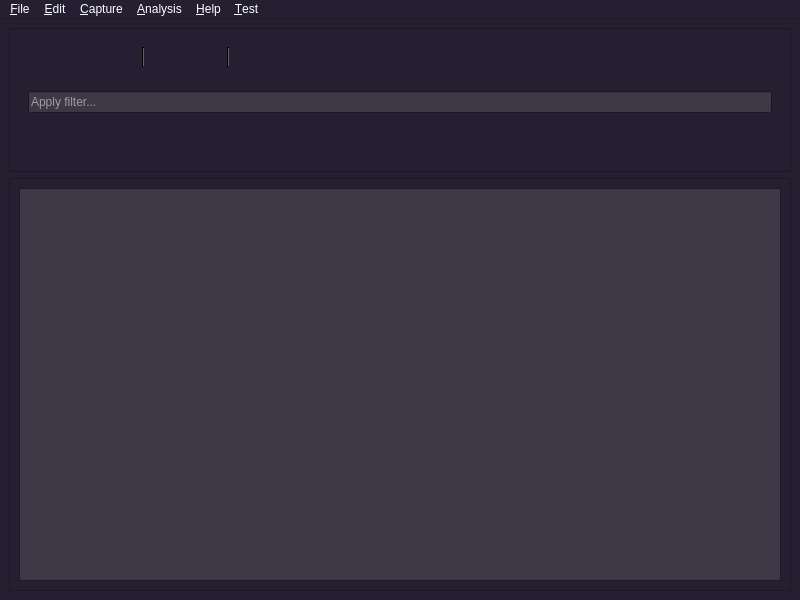
<?xml version="1.0" encoding="UTF-8"?>
<ui version="4.0">
 <class>MainWindow</class>
 <widget class="QMainWindow" name="MainWindow">
  <property name="geometry">
   <rect>
    <x>0</x>
    <y>0</y>
    <width>800</width>
    <height>600</height>
   </rect>
  </property>
  <property name="palette">
   <palette>
    <active>
     <colorrole role="WindowText">
      <brush brushstyle="SolidPattern">
       <color alpha="255">
        <red>255</red>
        <green>255</green>
        <blue>255</blue>
       </color>
      </brush>
     </colorrole>
     <colorrole role="Button">
      <brush brushstyle="SolidPattern">
       <color alpha="255">
        <red>61</red>
        <green>56</green>
        <blue>70</blue>
       </color>
      </brush>
     </colorrole>
     <colorrole role="Light">
      <brush brushstyle="SolidPattern">
       <color alpha="255">
        <red>94</red>
        <green>92</green>
        <blue>100</blue>
       </color>
      </brush>
     </colorrole>
     <colorrole role="Midlight">
      <brush brushstyle="SolidPattern">
       <color alpha="255">
        <red>61</red>
        <green>56</green>
        <blue>70</blue>
       </color>
      </brush>
     </colorrole>
     <colorrole role="Dark">
      <brush brushstyle="SolidPattern">
       <color alpha="255">
        <red>0</red>
        <green>0</green>
        <blue>0</blue>
       </color>
      </brush>
     </colorrole>
     <colorrole role="Mid">
      <brush brushstyle="SolidPattern">
       <color alpha="255">
        <red>61</red>
        <green>56</green>
        <blue>70</blue>
       </color>
      </brush>
     </colorrole>
     <colorrole role="Text">
      <brush brushstyle="SolidPattern">
       <color alpha="255">
        <red>255</red>
        <green>255</green>
        <blue>255</blue>
       </color>
      </brush>
     </colorrole>
     <colorrole role="ButtonText">
      <brush brushstyle="SolidPattern">
       <color alpha="255">
        <red>255</red>
        <green>255</green>
        <blue>255</blue>
       </color>
      </brush>
     </colorrole>
     <colorrole role="Base">
      <brush brushstyle="SolidPattern">
       <color alpha="255">
        <red>61</red>
        <green>56</green>
        <blue>70</blue>
       </color>
      </brush>
     </colorrole>
     <colorrole role="Window">
      <brush brushstyle="SolidPattern">
       <color alpha="255">
        <red>36</red>
        <green>31</green>
        <blue>49</blue>
       </color>
      </brush>
     </colorrole>
     <colorrole role="Shadow">
      <brush brushstyle="SolidPattern">
       <color alpha="255">
        <red>94</red>
        <green>92</green>
        <blue>100</blue>
       </color>
      </brush>
     </colorrole>
     <colorrole role="Highlight">
      <brush brushstyle="SolidPattern">
       <color alpha="255">
        <red>36</red>
        <green>31</green>
        <blue>49</blue>
       </color>
      </brush>
     </colorrole>
     <colorrole role="HighlightedText">
      <brush brushstyle="SolidPattern">
       <color alpha="255">
        <red>98</red>
        <green>160</green>
        <blue>234</blue>
       </color>
      </brush>
     </colorrole>
     <colorrole role="AlternateBase">
      <brush brushstyle="SolidPattern">
       <color alpha="255">
        <red>61</red>
        <green>56</green>
        <blue>70</blue>
       </color>
      </brush>
     </colorrole>
     <colorrole role="PlaceholderText">
      <brush brushstyle="SolidPattern">
       <color alpha="128">
        <red>255</red>
        <green>255</green>
        <blue>255</blue>
       </color>
      </brush>
     </colorrole>
    </active>
    <inactive>
     <colorrole role="WindowText">
      <brush brushstyle="SolidPattern">
       <color alpha="255">
        <red>255</red>
        <green>255</green>
        <blue>255</blue>
       </color>
      </brush>
     </colorrole>
     <colorrole role="Button">
      <brush brushstyle="SolidPattern">
       <color alpha="255">
        <red>61</red>
        <green>56</green>
        <blue>70</blue>
       </color>
      </brush>
     </colorrole>
     <colorrole role="Light">
      <brush brushstyle="SolidPattern">
       <color alpha="255">
        <red>94</red>
        <green>92</green>
        <blue>100</blue>
       </color>
      </brush>
     </colorrole>
     <colorrole role="Midlight">
      <brush brushstyle="SolidPattern">
       <color alpha="255">
        <red>61</red>
        <green>56</green>
        <blue>70</blue>
       </color>
      </brush>
     </colorrole>
     <colorrole role="Dark">
      <brush brushstyle="SolidPattern">
       <color alpha="255">
        <red>0</red>
        <green>0</green>
        <blue>0</blue>
       </color>
      </brush>
     </colorrole>
     <colorrole role="Mid">
      <brush brushstyle="SolidPattern">
       <color alpha="255">
        <red>61</red>
        <green>56</green>
        <blue>70</blue>
       </color>
      </brush>
     </colorrole>
     <colorrole role="Text">
      <brush brushstyle="SolidPattern">
       <color alpha="255">
        <red>255</red>
        <green>255</green>
        <blue>255</blue>
       </color>
      </brush>
     </colorrole>
     <colorrole role="ButtonText">
      <brush brushstyle="SolidPattern">
       <color alpha="255">
        <red>255</red>
        <green>255</green>
        <blue>255</blue>
       </color>
      </brush>
     </colorrole>
     <colorrole role="Base">
      <brush brushstyle="SolidPattern">
       <color alpha="255">
        <red>61</red>
        <green>56</green>
        <blue>70</blue>
       </color>
      </brush>
     </colorrole>
     <colorrole role="Window">
      <brush brushstyle="SolidPattern">
       <color alpha="255">
        <red>36</red>
        <green>31</green>
        <blue>49</blue>
       </color>
      </brush>
     </colorrole>
     <colorrole role="Shadow">
      <brush brushstyle="SolidPattern">
       <color alpha="255">
        <red>94</red>
        <green>92</green>
        <blue>100</blue>
       </color>
      </brush>
     </colorrole>
     <colorrole role="Highlight">
      <brush brushstyle="SolidPattern">
       <color alpha="255">
        <red>36</red>
        <green>31</green>
        <blue>49</blue>
       </color>
      </brush>
     </colorrole>
     <colorrole role="HighlightedText">
      <brush brushstyle="SolidPattern">
       <color alpha="255">
        <red>98</red>
        <green>160</green>
        <blue>234</blue>
       </color>
      </brush>
     </colorrole>
     <colorrole role="AlternateBase">
      <brush brushstyle="SolidPattern">
       <color alpha="255">
        <red>61</red>
        <green>56</green>
        <blue>70</blue>
       </color>
      </brush>
     </colorrole>
     <colorrole role="PlaceholderText">
      <brush brushstyle="SolidPattern">
       <color alpha="128">
        <red>255</red>
        <green>255</green>
        <blue>255</blue>
       </color>
      </brush>
     </colorrole>
    </inactive>
    <disabled>
     <colorrole role="WindowText">
      <brush brushstyle="SolidPattern">
       <color alpha="255">
        <red>0</red>
        <green>0</green>
        <blue>0</blue>
       </color>
      </brush>
     </colorrole>
     <colorrole role="Button">
      <brush brushstyle="SolidPattern">
       <color alpha="255">
        <red>61</red>
        <green>56</green>
        <blue>70</blue>
       </color>
      </brush>
     </colorrole>
     <colorrole role="Light">
      <brush brushstyle="SolidPattern">
       <color alpha="255">
        <red>94</red>
        <green>92</green>
        <blue>100</blue>
       </color>
      </brush>
     </colorrole>
     <colorrole role="Midlight">
      <brush brushstyle="SolidPattern">
       <color alpha="255">
        <red>61</red>
        <green>56</green>
        <blue>70</blue>
       </color>
      </brush>
     </colorrole>
     <colorrole role="Dark">
      <brush brushstyle="SolidPattern">
       <color alpha="255">
        <red>0</red>
        <green>0</green>
        <blue>0</blue>
       </color>
      </brush>
     </colorrole>
     <colorrole role="Mid">
      <brush brushstyle="SolidPattern">
       <color alpha="255">
        <red>61</red>
        <green>56</green>
        <blue>70</blue>
       </color>
      </brush>
     </colorrole>
     <colorrole role="Text">
      <brush brushstyle="SolidPattern">
       <color alpha="255">
        <red>0</red>
        <green>0</green>
        <blue>0</blue>
       </color>
      </brush>
     </colorrole>
     <colorrole role="ButtonText">
      <brush brushstyle="SolidPattern">
       <color alpha="255">
        <red>0</red>
        <green>0</green>
        <blue>0</blue>
       </color>
      </brush>
     </colorrole>
     <colorrole role="Base">
      <brush brushstyle="SolidPattern">
       <color alpha="255">
        <red>36</red>
        <green>31</green>
        <blue>49</blue>
       </color>
      </brush>
     </colorrole>
     <colorrole role="Window">
      <brush brushstyle="SolidPattern">
       <color alpha="255">
        <red>36</red>
        <green>31</green>
        <blue>49</blue>
       </color>
      </brush>
     </colorrole>
     <colorrole role="Shadow">
      <brush brushstyle="SolidPattern">
       <color alpha="255">
        <red>94</red>
        <green>92</green>
        <blue>100</blue>
       </color>
      </brush>
     </colorrole>
     <colorrole role="Highlight">
      <brush brushstyle="SolidPattern">
       <color alpha="255">
        <red>145</red>
        <green>145</green>
        <blue>145</blue>
       </color>
      </brush>
     </colorrole>
     <colorrole role="HighlightedText">
      <brush brushstyle="SolidPattern">
       <color alpha="255">
        <red>98</red>
        <green>160</green>
        <blue>234</blue>
       </color>
      </brush>
     </colorrole>
     <colorrole role="AlternateBase">
      <brush brushstyle="SolidPattern">
       <color alpha="255">
        <red>61</red>
        <green>56</green>
        <blue>70</blue>
       </color>
      </brush>
     </colorrole>
     <colorrole role="PlaceholderText">
      <brush brushstyle="SolidPattern">
       <color alpha="128">
        <red>255</red>
        <green>255</green>
        <blue>255</blue>
       </color>
      </brush>
     </colorrole>
    </disabled>
   </palette>
  </property>
  <property name="windowTitle">
   <string>MainWindow</string>
  </property>
  <widget class="QWidget" name="centralwidget">
   <property name="palette">
    <palette>
     <active>
      <colorrole role="WindowText">
       <brush brushstyle="SolidPattern">
        <color alpha="255">
         <red>255</red>
         <green>255</green>
         <blue>255</blue>
        </color>
       </brush>
      </colorrole>
      <colorrole role="Button">
       <brush brushstyle="SolidPattern">
        <color alpha="255">
         <red>61</red>
         <green>56</green>
         <blue>70</blue>
        </color>
       </brush>
      </colorrole>
      <colorrole role="Light">
       <brush brushstyle="SolidPattern">
        <color alpha="255">
         <red>94</red>
         <green>92</green>
         <blue>100</blue>
        </color>
       </brush>
      </colorrole>
      <colorrole role="Midlight">
       <brush brushstyle="SolidPattern">
        <color alpha="255">
         <red>61</red>
         <green>56</green>
         <blue>70</blue>
        </color>
       </brush>
      </colorrole>
      <colorrole role="Dark">
       <brush brushstyle="SolidPattern">
        <color alpha="255">
         <red>0</red>
         <green>0</green>
         <blue>0</blue>
        </color>
       </brush>
      </colorrole>
      <colorrole role="Mid">
       <brush brushstyle="SolidPattern">
        <color alpha="255">
         <red>61</red>
         <green>56</green>
         <blue>70</blue>
        </color>
       </brush>
      </colorrole>
      <colorrole role="Text">
       <brush brushstyle="SolidPattern">
        <color alpha="255">
         <red>255</red>
         <green>255</green>
         <blue>255</blue>
        </color>
       </brush>
      </colorrole>
      <colorrole role="ButtonText">
       <brush brushstyle="SolidPattern">
        <color alpha="255">
         <red>255</red>
         <green>255</green>
         <blue>255</blue>
        </color>
       </brush>
      </colorrole>
      <colorrole role="Base">
       <brush brushstyle="SolidPattern">
        <color alpha="255">
         <red>61</red>
         <green>56</green>
         <blue>70</blue>
        </color>
       </brush>
      </colorrole>
      <colorrole role="Window">
       <brush brushstyle="SolidPattern">
        <color alpha="255">
         <red>36</red>
         <green>31</green>
         <blue>49</blue>
        </color>
       </brush>
      </colorrole>
      <colorrole role="Shadow">
       <brush brushstyle="SolidPattern">
        <color alpha="255">
         <red>94</red>
         <green>92</green>
         <blue>100</blue>
        </color>
       </brush>
      </colorrole>
      <colorrole role="Highlight">
       <brush brushstyle="SolidPattern">
        <color alpha="255">
         <red>36</red>
         <green>31</green>
         <blue>49</blue>
        </color>
       </brush>
      </colorrole>
      <colorrole role="HighlightedText">
       <brush brushstyle="SolidPattern">
        <color alpha="255">
         <red>98</red>
         <green>160</green>
         <blue>234</blue>
        </color>
       </brush>
      </colorrole>
      <colorrole role="AlternateBase">
       <brush brushstyle="SolidPattern">
        <color alpha="255">
         <red>61</red>
         <green>56</green>
         <blue>70</blue>
        </color>
       </brush>
      </colorrole>
      <colorrole role="PlaceholderText">
       <brush brushstyle="SolidPattern">
        <color alpha="128">
         <red>255</red>
         <green>255</green>
         <blue>255</blue>
        </color>
       </brush>
      </colorrole>
     </active>
     <inactive>
      <colorrole role="WindowText">
       <brush brushstyle="SolidPattern">
        <color alpha="255">
         <red>255</red>
         <green>255</green>
         <blue>255</blue>
        </color>
       </brush>
      </colorrole>
      <colorrole role="Button">
       <brush brushstyle="SolidPattern">
        <color alpha="255">
         <red>61</red>
         <green>56</green>
         <blue>70</blue>
        </color>
       </brush>
      </colorrole>
      <colorrole role="Light">
       <brush brushstyle="SolidPattern">
        <color alpha="255">
         <red>94</red>
         <green>92</green>
         <blue>100</blue>
        </color>
       </brush>
      </colorrole>
      <colorrole role="Midlight">
       <brush brushstyle="SolidPattern">
        <color alpha="255">
         <red>61</red>
         <green>56</green>
         <blue>70</blue>
        </color>
       </brush>
      </colorrole>
      <colorrole role="Dark">
       <brush brushstyle="SolidPattern">
        <color alpha="255">
         <red>0</red>
         <green>0</green>
         <blue>0</blue>
        </color>
       </brush>
      </colorrole>
      <colorrole role="Mid">
       <brush brushstyle="SolidPattern">
        <color alpha="255">
         <red>61</red>
         <green>56</green>
         <blue>70</blue>
        </color>
       </brush>
      </colorrole>
      <colorrole role="Text">
       <brush brushstyle="SolidPattern">
        <color alpha="255">
         <red>255</red>
         <green>255</green>
         <blue>255</blue>
        </color>
       </brush>
      </colorrole>
      <colorrole role="ButtonText">
       <brush brushstyle="SolidPattern">
        <color alpha="255">
         <red>255</red>
         <green>255</green>
         <blue>255</blue>
        </color>
       </brush>
      </colorrole>
      <colorrole role="Base">
       <brush brushstyle="SolidPattern">
        <color alpha="255">
         <red>61</red>
         <green>56</green>
         <blue>70</blue>
        </color>
       </brush>
      </colorrole>
      <colorrole role="Window">
       <brush brushstyle="SolidPattern">
        <color alpha="255">
         <red>36</red>
         <green>31</green>
         <blue>49</blue>
        </color>
       </brush>
      </colorrole>
      <colorrole role="Shadow">
       <brush brushstyle="SolidPattern">
        <color alpha="255">
         <red>94</red>
         <green>92</green>
         <blue>100</blue>
        </color>
       </brush>
      </colorrole>
      <colorrole role="Highlight">
       <brush brushstyle="SolidPattern">
        <color alpha="255">
         <red>36</red>
         <green>31</green>
         <blue>49</blue>
        </color>
       </brush>
      </colorrole>
      <colorrole role="HighlightedText">
       <brush brushstyle="SolidPattern">
        <color alpha="255">
         <red>98</red>
         <green>160</green>
         <blue>234</blue>
        </color>
       </brush>
      </colorrole>
      <colorrole role="AlternateBase">
       <brush brushstyle="SolidPattern">
        <color alpha="255">
         <red>61</red>
         <green>56</green>
         <blue>70</blue>
        </color>
       </brush>
      </colorrole>
      <colorrole role="PlaceholderText">
       <brush brushstyle="SolidPattern">
        <color alpha="128">
         <red>255</red>
         <green>255</green>
         <blue>255</blue>
        </color>
       </brush>
      </colorrole>
     </inactive>
     <disabled>
      <colorrole role="WindowText">
       <brush brushstyle="SolidPattern">
        <color alpha="255">
         <red>0</red>
         <green>0</green>
         <blue>0</blue>
        </color>
       </brush>
      </colorrole>
      <colorrole role="Button">
       <brush brushstyle="SolidPattern">
        <color alpha="255">
         <red>61</red>
         <green>56</green>
         <blue>70</blue>
        </color>
       </brush>
      </colorrole>
      <colorrole role="Light">
       <brush brushstyle="SolidPattern">
        <color alpha="255">
         <red>94</red>
         <green>92</green>
         <blue>100</blue>
        </color>
       </brush>
      </colorrole>
      <colorrole role="Midlight">
       <brush brushstyle="SolidPattern">
        <color alpha="255">
         <red>61</red>
         <green>56</green>
         <blue>70</blue>
        </color>
       </brush>
      </colorrole>
      <colorrole role="Dark">
       <brush brushstyle="SolidPattern">
        <color alpha="255">
         <red>0</red>
         <green>0</green>
         <blue>0</blue>
        </color>
       </brush>
      </colorrole>
      <colorrole role="Mid">
       <brush brushstyle="SolidPattern">
        <color alpha="255">
         <red>61</red>
         <green>56</green>
         <blue>70</blue>
        </color>
       </brush>
      </colorrole>
      <colorrole role="Text">
       <brush brushstyle="SolidPattern">
        <color alpha="255">
         <red>0</red>
         <green>0</green>
         <blue>0</blue>
        </color>
       </brush>
      </colorrole>
      <colorrole role="ButtonText">
       <brush brushstyle="SolidPattern">
        <color alpha="255">
         <red>0</red>
         <green>0</green>
         <blue>0</blue>
        </color>
       </brush>
      </colorrole>
      <colorrole role="Base">
       <brush brushstyle="SolidPattern">
        <color alpha="255">
         <red>36</red>
         <green>31</green>
         <blue>49</blue>
        </color>
       </brush>
      </colorrole>
      <colorrole role="Window">
       <brush brushstyle="SolidPattern">
        <color alpha="255">
         <red>36</red>
         <green>31</green>
         <blue>49</blue>
        </color>
       </brush>
      </colorrole>
      <colorrole role="Shadow">
       <brush brushstyle="SolidPattern">
        <color alpha="255">
         <red>94</red>
         <green>92</green>
         <blue>100</blue>
        </color>
       </brush>
      </colorrole>
      <colorrole role="Highlight">
       <brush brushstyle="SolidPattern">
        <color alpha="255">
         <red>145</red>
         <green>145</green>
         <blue>145</blue>
        </color>
       </brush>
      </colorrole>
      <colorrole role="HighlightedText">
       <brush brushstyle="SolidPattern">
        <color alpha="255">
         <red>98</red>
         <green>160</green>
         <blue>234</blue>
        </color>
       </brush>
      </colorrole>
      <colorrole role="AlternateBase">
       <brush brushstyle="SolidPattern">
        <color alpha="255">
         <red>61</red>
         <green>56</green>
         <blue>70</blue>
        </color>
       </brush>
      </colorrole>
      <colorrole role="PlaceholderText">
       <brush brushstyle="SolidPattern">
        <color alpha="128">
         <red>255</red>
         <green>255</green>
         <blue>255</blue>
        </color>
       </brush>
      </colorrole>
     </disabled>
    </palette>
   </property>
   <layout class="QVBoxLayout" name="verticalLayout_4">
    <item>
     <layout class="QGridLayout" name="gridLayout">
      <item row="1" column="0">
       <widget class="QFrame" name="packetViewerFrame">
        <property name="palette">
         <palette>
          <active>
           <colorrole role="Light">
            <brush brushstyle="SolidPattern">
             <color alpha="255">
              <red>61</red>
              <green>56</green>
              <blue>70</blue>
             </color>
            </brush>
           </colorrole>
           <colorrole role="Text">
            <brush brushstyle="SolidPattern">
             <color alpha="255">
              <red>255</red>
              <green>255</green>
              <blue>255</blue>
             </color>
            </brush>
           </colorrole>
           <colorrole role="ButtonText">
            <brush brushstyle="SolidPattern">
             <color alpha="255">
              <red>255</red>
              <green>255</green>
              <blue>255</blue>
             </color>
            </brush>
           </colorrole>
           <colorrole role="PlaceholderText">
            <brush brushstyle="SolidPattern">
             <color alpha="128">
              <red>255</red>
              <green>255</green>
              <blue>255</blue>
             </color>
            </brush>
           </colorrole>
          </active>
          <inactive>
           <colorrole role="Light">
            <brush brushstyle="SolidPattern">
             <color alpha="255">
              <red>61</red>
              <green>56</green>
              <blue>70</blue>
             </color>
            </brush>
           </colorrole>
           <colorrole role="Text">
            <brush brushstyle="SolidPattern">
             <color alpha="255">
              <red>255</red>
              <green>255</green>
              <blue>255</blue>
             </color>
            </brush>
           </colorrole>
           <colorrole role="ButtonText">
            <brush brushstyle="SolidPattern">
             <color alpha="255">
              <red>255</red>
              <green>255</green>
              <blue>255</blue>
             </color>
            </brush>
           </colorrole>
           <colorrole role="PlaceholderText">
            <brush brushstyle="SolidPattern">
             <color alpha="128">
              <red>255</red>
              <green>255</green>
              <blue>255</blue>
             </color>
            </brush>
           </colorrole>
          </inactive>
          <disabled>
           <colorrole role="Light">
            <brush brushstyle="SolidPattern">
             <color alpha="255">
              <red>61</red>
              <green>56</green>
              <blue>70</blue>
             </color>
            </brush>
           </colorrole>
           <colorrole role="Text">
            <brush brushstyle="SolidPattern">
             <color alpha="255">
              <red>190</red>
              <green>190</green>
              <blue>190</blue>
             </color>
            </brush>
           </colorrole>
           <colorrole role="ButtonText">
            <brush brushstyle="SolidPattern">
             <color alpha="255">
              <red>190</red>
              <green>190</green>
              <blue>190</blue>
             </color>
            </brush>
           </colorrole>
           <colorrole role="PlaceholderText">
            <brush brushstyle="SolidPattern">
             <color alpha="128">
              <red>0</red>
              <green>0</green>
              <blue>0</blue>
             </color>
            </brush>
           </colorrole>
          </disabled>
         </palette>
        </property>
        <property name="frameShape">
         <enum>QFrame::StyledPanel</enum>
        </property>
        <property name="frameShadow">
         <enum>QFrame::Raised</enum>
        </property>
        <layout class="QGridLayout" name="gridLayout_3">
         <item row="0" column="0">
          <layout class="QVBoxLayout" name="verticalLayout">
           <item>
            <widget class="QTableWidget" name="packetTable"/>
           </item>
          </layout>
         </item>
        </layout>
       </widget>
      </item>
      <item row="0" column="0">
       <widget class="QFrame" name="actionSearchFrame">
        <property name="frameShape">
         <enum>QFrame::StyledPanel</enum>
        </property>
        <property name="frameShadow">
         <enum>QFrame::Raised</enum>
        </property>
        <layout class="QGridLayout" name="gridLayout_2">
         <item row="0" column="0">
          <layout class="QVBoxLayout" name="verticalLayout_2">
           <item>
            <widget class="QWidget" name="toolbarWidget" native="true">
             <layout class="QHBoxLayout" name="horizontalLayout_2">
              <item>
               <layout class="QHBoxLayout" name="horizontalLayout">
                <item>
                 <widget class="QPushButton" name="startButton">
                  <property name="autoFillBackground">
                   <bool>false</bool>
                  </property>
                  <property name="styleSheet">
                   <string notr="true">border : 0;
background: transparent;</string>
                  </property>
                  <property name="text">
                   <string/>
                  </property>
                  <property name="icon">
                   <iconset>
                    <normaloff>Icons/play.png</normaloff>Icons/play.png</iconset>
                  </property>
                  <property name="iconSize">
                   <size>
                    <width>14</width>
                    <height>16</height>
                   </size>
                  </property>
                 </widget>
                </item>
                <item>
                 <widget class="QPushButton" name="pauseButton">
                  <property name="styleSheet">
                   <string notr="true">border : 0;
background: transparent;</string>
                  </property>
                  <property name="text">
                   <string/>
                  </property>
                  <property name="icon">
                   <iconset>
                    <normaloff>Icons/pause.png</normaloff>Icons/pause.png</iconset>
                  </property>
                 </widget>
                </item>
                <item>
                 <widget class="QPushButton" name="stopButton">
                  <property name="styleSheet">
                   <string notr="true">border : 0;
background: transparent;</string>
                  </property>
                  <property name="text">
                   <string/>
                  </property>
                  <property name="icon">
                   <iconset>
                    <normaloff>Icons/stop.png</normaloff>Icons/stop.png</iconset>
                  </property>
                 </widget>
                </item>
                <item>
                 <widget class="Line" name="line">
                  <property name="orientation">
                   <enum>Qt::Vertical</enum>
                  </property>
                 </widget>
                </item>
                <item>
                 <widget class="QPushButton" name="saveButton">
                  <property name="styleSheet">
                   <string notr="true">border : 0;
background: transparent;</string>
                  </property>
                  <property name="text">
                   <string/>
                  </property>
                  <property name="icon">
                   <iconset>
                    <normaloff>Icons/save.png</normaloff>Icons/save.png</iconset>
                  </property>
                 </widget>
                </item>
                <item>
                 <widget class="QPushButton" name="loadButton">
                  <property name="styleSheet">
                   <string notr="true">border : 0;
background: transparent;</string>
                  </property>
                  <property name="text">
                   <string/>
                  </property>
                  <property name="icon">
                   <iconset>
                    <normaloff>Icons/load.png</normaloff>Icons/load.png</iconset>
                  </property>
                 </widget>
                </item>
                <item>
                 <widget class="Line" name="line_2">
                  <property name="orientation">
                   <enum>Qt::Vertical</enum>
                  </property>
                 </widget>
                </item>
                <item>
                 <widget class="QPushButton" name="firstButton">
                  <property name="styleSheet">
                   <string notr="true">border : 0;
background: transparent;</string>
                  </property>
                  <property name="text">
                   <string/>
                  </property>
                  <property name="icon">
                   <iconset>
                    <normaloff>Icons/first.png</normaloff>Icons/first.png</iconset>
                  </property>
                 </widget>
                </item>
                <item>
                 <widget class="QPushButton" name="lastButton">
                  <property name="styleSheet">
                   <string notr="true">border : 0;
background: transparent;</string>
                  </property>
                  <property name="text">
                   <string/>
                  </property>
                  <property name="icon">
                   <iconset>
                    <normaloff>Icons/last.png</normaloff>Icons/last.png</iconset>
                  </property>
                 </widget>
                </item>
               </layout>
              </item>
              <item>
               <spacer name="horizontalSpacer">
                <property name="orientation">
                 <enum>Qt::Horizontal</enum>
                </property>
                <property name="sizeHint" stdset="0">
                 <size>
                  <width>40</width>
                  <height>20</height>
                 </size>
                </property>
               </spacer>
              </item>
             </layout>
            </widget>
           </item>
           <item>
            <widget class="QWidget" name="filterWidget" native="true">
             <layout class="QHBoxLayout" name="horizontalLayout_4">
              <item>
               <layout class="QGridLayout" name="gridLayout_4">
                <item row="0" column="0">
                 <widget class="QLineEdit" name="filterBar">
                  <property name="styleSheet">
                   <string notr="true"/>
                  </property>
                  <property name="placeholderText">
                   <string>Apply filter...</string>
                  </property>
                 </widget>
                </item>
               </layout>
              </item>
             </layout>
            </widget>
           </item>
           <item>
            <spacer name="horizontalSpacer_3">
             <property name="orientation">
              <enum>Qt::Horizontal</enum>
             </property>
             <property name="sizeHint" stdset="0">
              <size>
               <width>40</width>
               <height>20</height>
              </size>
             </property>
            </spacer>
           </item>
           <item>
            <spacer name="horizontalSpacer_4">
             <property name="orientation">
              <enum>Qt::Horizontal</enum>
             </property>
             <property name="sizeHint" stdset="0">
              <size>
               <width>40</width>
               <height>20</height>
              </size>
             </property>
            </spacer>
           </item>
          </layout>
         </item>
        </layout>
       </widget>
      </item>
     </layout>
    </item>
   </layout>
  </widget>
  <widget class="QMenuBar" name="menubar">
   <property name="geometry">
    <rect>
     <x>0</x>
     <y>0</y>
     <width>800</width>
     <height>22</height>
    </rect>
   </property>
   <widget class="QMenu" name="menu_File">
    <property name="title">
     <string>&amp;File</string>
    </property>
   </widget>
   <widget class="QMenu" name="menu_Edit">
    <property name="title">
     <string>&amp;Edit</string>
    </property>
   </widget>
   <widget class="QMenu" name="menu_Capture">
    <property name="title">
     <string>&amp;Capture</string>
    </property>
   </widget>
   <widget class="QMenu" name="menu_Analysis">
    <property name="title">
     <string>&amp;Analysis</string>
    </property>
   </widget>
   <widget class="QMenu" name="menu_Help">
    <property name="title">
     <string>&amp;Help</string>
    </property>
   </widget>
   <widget class="QMenu" name="menu_Test">
    <property name="title">
     <string>&amp;Test</string>
    </property>
   </widget>
   <addaction name="menu_File"/>
   <addaction name="menu_Edit"/>
   <addaction name="menu_Capture"/>
   <addaction name="menu_Analysis"/>
   <addaction name="menu_Help"/>
   <addaction name="menu_Test"/>
  </widget>
 </widget>
 <resources/>
 <connections/>
</ui>
